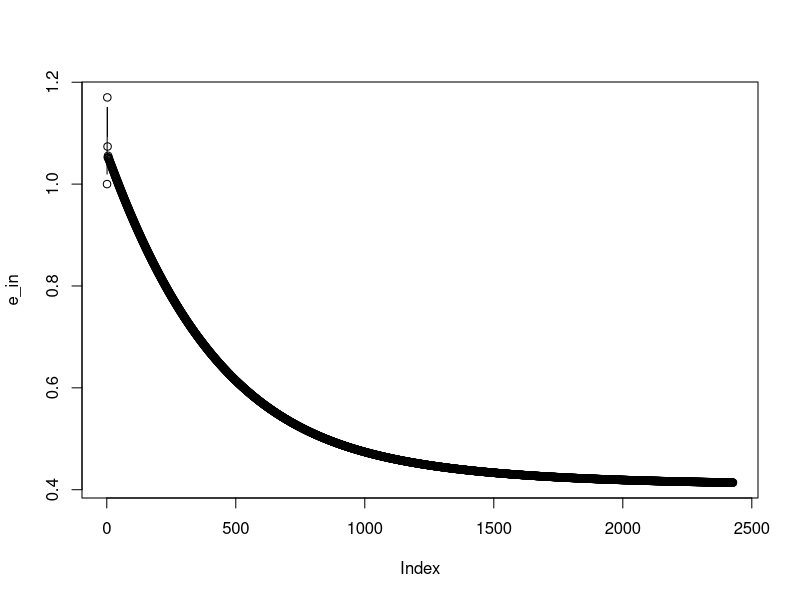

This chart was generated by the following R code:
rm(list = ls())
gc()

data_divide <- function(df, divide_1 = 0.6){
          idx <- sample(1:nrow(df), nrow(df)*divide_1)
          train <- df[idx,]
          test <- df[-idx,]
          
          res <- list(train = train, test = test)
          return(res)
}

df <- mtcars
df$am2 <- ifelse(df$am == 0, -1, 1)

train <- data_divide(df = df, divide_1 = 0.6)$train
test <- data_divide(df = df, divide_1 = 0.6)$test

y_train <- train$am2
X_train <- as.matrix(cbind(b0 = c(1), train[,1:5]))
K_train <- (1 + 0.0001*X_train%*%t(X_train))^2

y_test <- test$am2
X_test <- as.matrix(cbind(b0 = c(1), test[,1:5]))
K_test <- (1 + 0.0001*X_test%*%t(X_train))^2

vctr_idnt <- function(x){x/sqrt(sum(x^2))}

n <- 50000; p <- ncol(K_train)
b <- matrix(data = rep(0,n*p), nrow = n, ncol = p, byrow = T)
e_in <- c(1); yita <- 0.001; lam <- 0.01; # lam <- seq(from = 0.01, to = 10, by = 0.5)

for(i in 2:nrow(b)){
          b[i,] <- b[i-1,] - yita*t(vctr_idnt((t(1/(1+exp(y_train*K_train%*%b[i-1,])))%*%(-y_train*K_train)+lam*b[i-1,]%*%K_train)*(2/nrow(K_train))))
          e_in[i] <- sum(log(1+exp(-y_train*K_train%*%b[i,])))*(2/nrow(K_train))+(t(b[i,])%*%K_train%*%b[i,])*(lam/nrow(K_train))
          if(round(e_in[i],7) == round(e_in[i-1],7)){break}
}

plot(e_in, type = "b")
b_hat <- b[which.min(e_in),]

p_hat_train <- 1/(1+exp(-K_train%*%b_hat))
y_hat_train <- ifelse(p_hat_train >= 0.5, 1, -1)
err_train <- sum(y_hat_train == y_train)/length(y_train)

p_hat_test <- 1/(1+exp(-K_test%*%b_hat))
y_hat_test <- ifelse(p_hat_test >= 0.5, 1, -1)
err_test <- sum(y_hat_test == y_test)/length(y_test)

err_train; err_test
